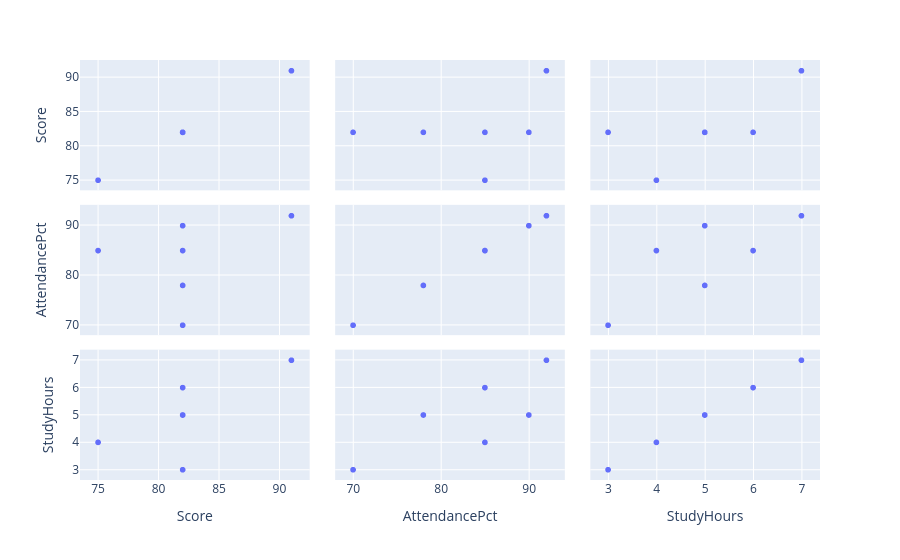

Notebook code for this chart:
### Code cell
corr_matrix = df.corr(numeric_only=True)

plt.figure(figsize=(8,6))
sns.heatmap(
    corr_matrix,
    annot=True,
    cmap="coolwarm"
)

px.imshow(
    corr_matrix,
    text_auto=True,
    color_continuous_scale="Viridis"
)

fig = px.scatter_matrix(df,dimensions=["Score","AttendancePct","StudyHours"])
fig.show()

### Figure 1 — Plotly figure (JSON) as saved in the notebook; plotly's stock layout.template omitted (floating-point values rounded to 4 significant figures)
{"data": [{"dimensions": [{"axis": {"matches": true}, "label": "Score", "values": [82.0, 82.0, 75.0, 82.0, 91.0, 82.0]}, {"axis": {"matches": true}, "label": "AttendancePct", "values": [90.0, 85.0, 85.0, 78.0, 92.0, 70.0]}, {"axis": {"matches": true}, "label": "StudyHours", "values": [5.0, 6.0, 4.0, 5.0, 7.0, 3.0]}], "hovertemplate": "%{xaxis.title.text}=%{x}<br>%{yaxis.title.text}=%{y}<extra></extra>", "legendgroup": "", "marker": {"color": "#636efa", "symbol": "circle"}, "name": "", "showlegend": false, "type": "splom"}], "layout": {"dragmode": "select", "legend": {"tracegroupgap": 0}, "margin": {"t": 60}}}
